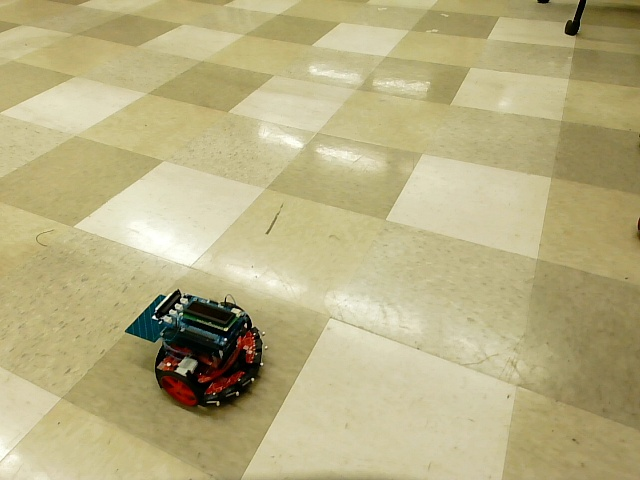
#> input picture surveyorbot/robot_tiling0.jpg, 640 x 480 px, found by its file name
$ python grid.py
#> lines starting #> are read from the running program, lines starting #| are printed output that depends on the picture; after the words box and inside, x2 and y2 are one past the last pixel; in counts of white or black regions, pixels touching at a corner belong together
import cv2 as cv
from matplotlib import pyplot as plt
import numpy as np

# TODO Currently rather ineffective with the floor tiling, instead replace with giving the corner tiles
#  some color marking to work with (probably just blue paper or something)

upper_tile = np.array([60, 50, 80])
lower_tile = np.array([0, 0, 50])

def mask_tiles(image):
    mask = cv.inRange(image, lower_tile, upper_tile)
    return mask

def sobel(src_image, kernel_size):
    grad_x = cv.Sobel(src_image, cv.CV_16S, 1, 0, ksize=kernel_size, scale=1,
                      delta=0, borderType=cv.BORDER_DEFAULT)
    grad_y = cv.Sobel(src_image, cv.CV_16S, 0, 1, ksize=kernel_size, scale=1,
                      delta=0, borderType=cv.BORDER_DEFAULT)
    abs_grad_x = cv.convertScaleAbs(grad_x)
    abs_grad_y = cv.convertScaleAbs(grad_y)

    grad = cv.addWeighted(abs_grad_x, 0.5, abs_grad_y, 0.5, 0)

    return grad

def process_image(src_image_path):
    # load the image
#> called with src_image_path = 'surveyorbot/robot_tiling0.jpg'
    src_image = cv.imread(src_image_path)
#> src_image is the input picture: shape (480, 640, 3); mean B, G, R 130.3, 175, 183.9
    masked_tiles = mask_tiles(src_image)
#> in mask_tiles, `mask = cv.inRange(image, lower_tile, upper_tile)`:
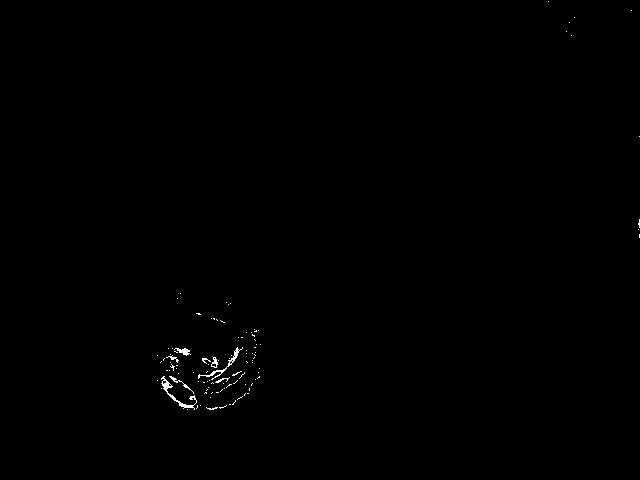
#> mask: shape (480, 640); 0.27% white in thin lines or dots, all inside (x1, y1, x2, y2) = (157, 1, 640, 410)

    # convert to RGB (otherwise when you display this image the colors will look incorrect)
    src_image = cv.cvtColor(src_image, cv.COLOR_BGR2RGB)
    # convert to grayscale before attempting corner detection
    src_gray = cv.cvtColor(src_image, cv.COLOR_BGR2GRAY)
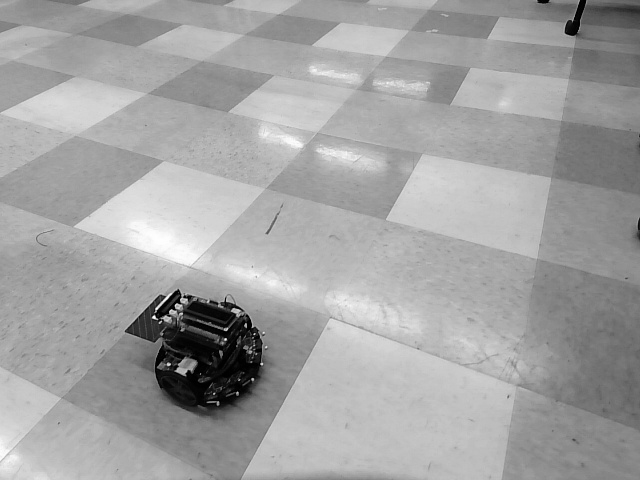
#> src_gray: shape (480, 640); min 0, max 255, mean 162.7

    # standard technique to eliminate noise
    # blur_image = cv.blur(src_gray,(3,3))
    # _, mask = cv.threshold(src_gray, 100, 255, cv.ADAPTIVE_THRESH_GAUSSIAN_C)
    # mask[mask == 0] = 1
    # mask[mask == 255] = 0
    # mask[mask == 1] = 255
    # src_gray = cv.bitwise_and(src_gray, src_gray, mask=mask)


    # strengthen the appearance of lines in the image
    sobel_image = sobel(src_gray, 3)
#> in sobel, `grad_y = cv.Sobel(src_image, cv.CV_16S, 0, 1, ksize=kernel_size, scale..`:
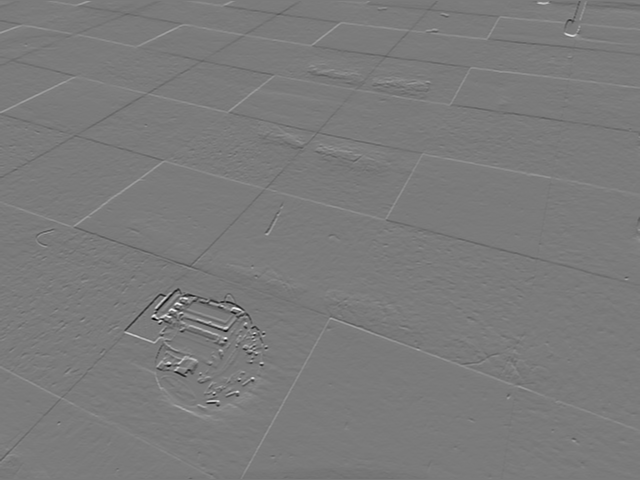
#> grad_y: shape (480, 640) int16; min -800, max 856, mean 0.3; drawn with min black and max white
#> in sobel, `grad = cv.addWeighted(abs_grad_x, 0.5, abs_grad_y, 0.5, 0)`:
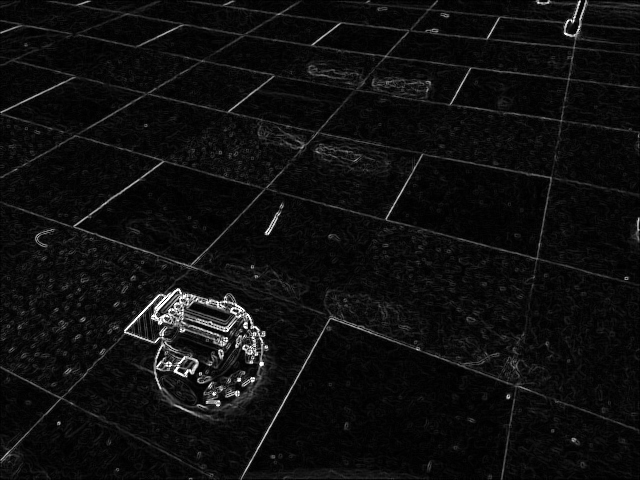
#> grad: shape (480, 640); min 0, max 255, mean 14.7

    # detect corners
    corners = cv.cornerHarris(sobel_image, 2, 3, 0.2    )
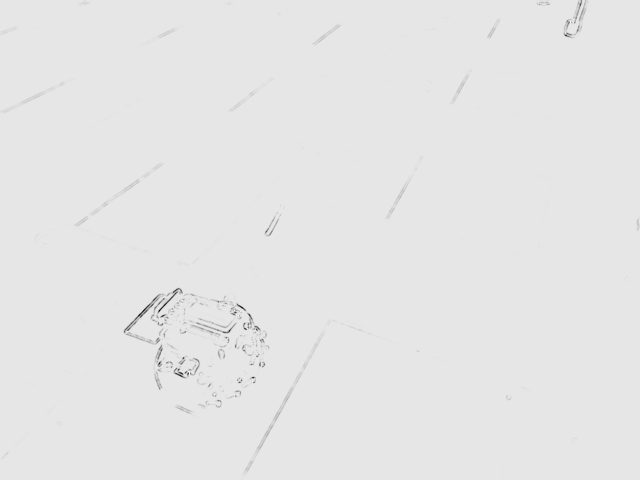
#> corners: shape (480, 640) float32; min -0.107, max 0.0113, mean -0.00031; drawn with min black and max white
    # for visualization to make corners easier to see
    corners = cv.dilate(corners, None)
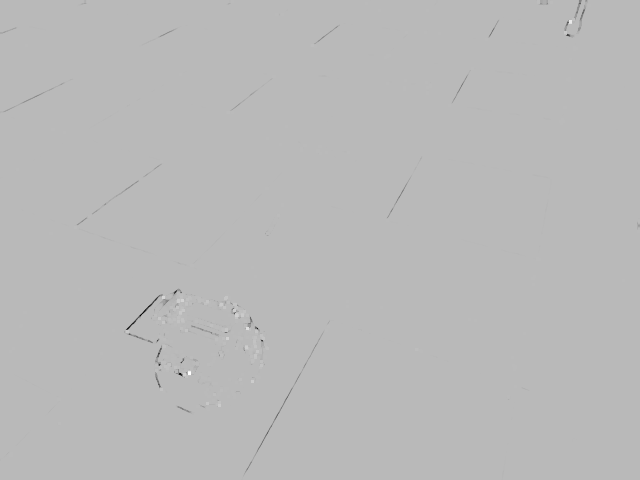
#> corners: shape (480, 640) float32; min -0.0304, max 0.0113, mean -3.07e-05; drawn with min black and max white

    # overlay on a copy of the source image
    dest_image = np.copy(src_image)
    dest_image[corners>0.01*corners.max()]=[0,0,255]
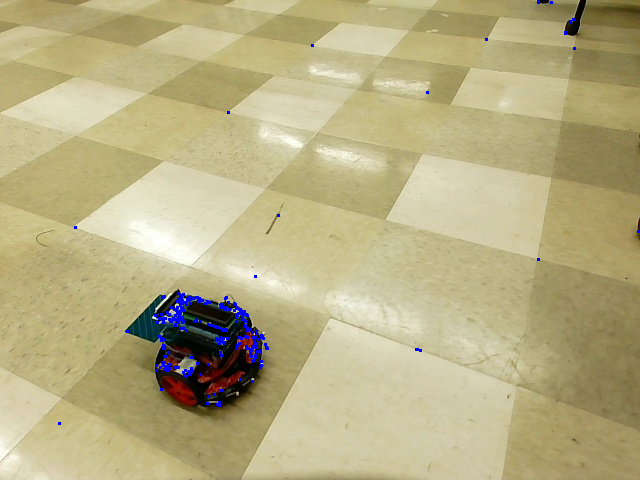
#> dest_image: shape (480, 640, 3); mean R, G, B 183.4, 174.5, 131.5
    corner_coords = np.where(corners>0.01*corners.max())
#> corner_coords = 1894 positions, rows 0 to 424, columns 58 to 639
    return dest_image, corner_coords[0], corner_coords[1]


if __name__ == "__main__":
    src_image_path = "surveyorbot/robot_tiling0.jpg"
    dest_image, corner_x, corner_y = process_image(src_image_path)
#> corner_x = 1894 values from 0 to 424; corner_y = 1894 values, max 639 at index 119, min 58 at index 1885, mean 227.1
    plt.imshow(dest_image)
    plt.show()

$ run again, with surveyorbot/robot_tiling1.jpg copied over surveyorbot/robot_tiling0.jpg
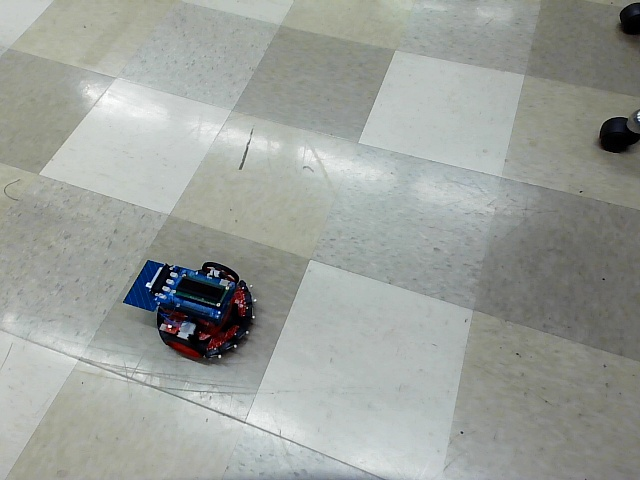
#> input picture surveyorbot/robot_tiling1.jpg, 640 x 480 px, found by its file name
#> in process_image, src_image is the input picture: shape (480, 640, 3); mean B, G, R 154.7, 159.7, 155.5
#> in mask_tiles, `mask = cv.inRange(image, lower_tile, upper_tile)`:
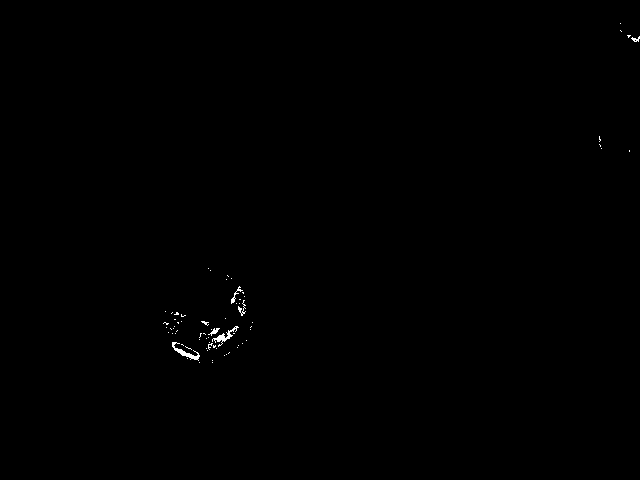
#> mask: shape (480, 640); 0.19% white in thin lines or dots, all inside (x1, y1, x2, y2) = (163, 23, 640, 363)
#> in process_image, `dest_image[corners>0.01*corners.max()]=[0,0,255]`:
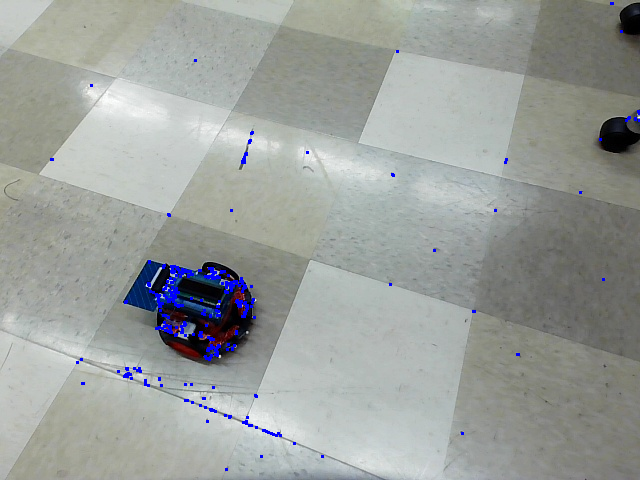
#> dest_image: shape (480, 640, 3); mean R, G, B 154.7, 158.9, 155.9
#> corner_coords = 2501 positions, rows 2 to 470, columns 50 to 639
#> corner_x = 2501 values from 2 to 470; corner_y = 2501 values, max 639 at index 50, min 50 at index 171, mean 226.3

$ run again, with surveyorbot/robot_tiling2.jpg copied over surveyorbot/robot_tiling0.jpg
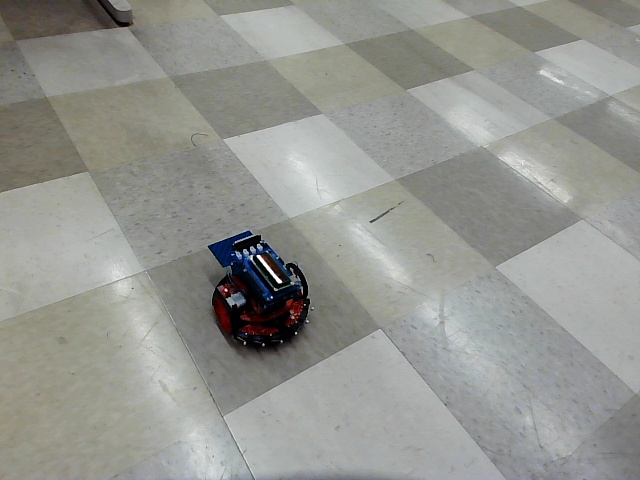
#> input picture surveyorbot/robot_tiling2.jpg, 640 x 480 px, found by its file name
#> in process_image, src_image is the input picture: shape (480, 640, 3); mean B, G, R 144.7, 149.6, 148.5
#> in mask_tiles, `mask = cv.inRange(image, lower_tile, upper_tile)`:
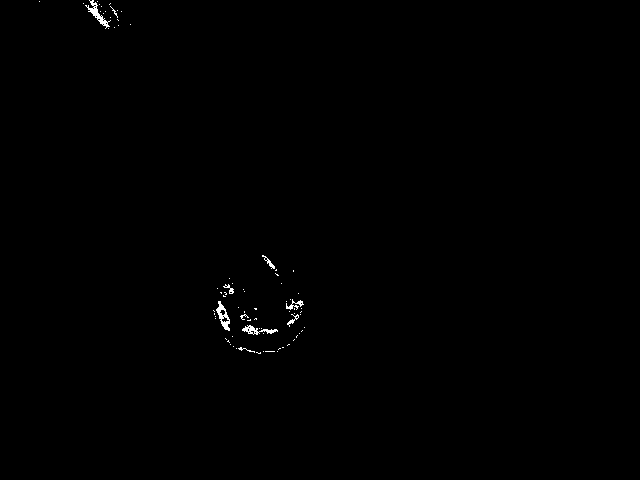
#> mask: shape (480, 640); 0.29% white in thin lines or dots, all inside (x1, y1, x2, y2) = (39, 0, 305, 354)
#> in process_image, `dest_image[corners>0.01*corners.max()]=[0,0,255]`:
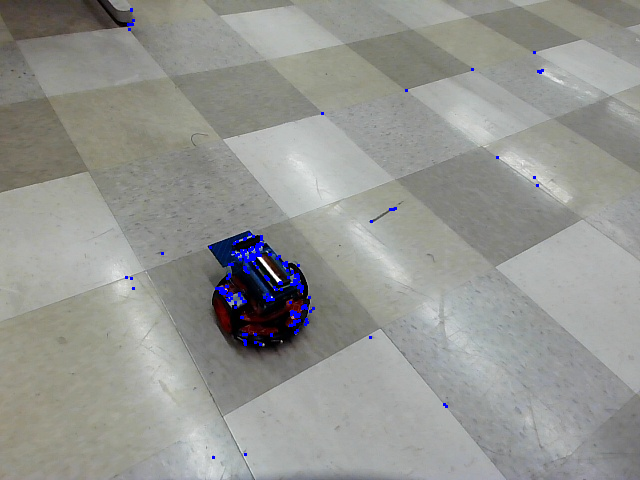
#> dest_image: shape (480, 640, 3); mean R, G, B 148.1, 149.2, 145.6
#> corner_coords = 1516 positions, rows 8 to 458, columns 125 to 543
#> corner_x = 1516 values from 8 to 458; corner_y = 1516 values, max 543 at index 68, min 125 at index 700, mean 274.5

$ run again, with surveyorbot/robot_tiling3.jpg copied over surveyorbot/robot_tiling0.jpg
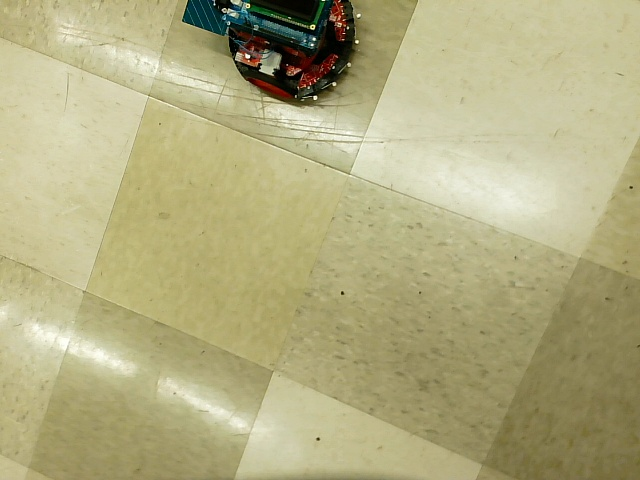
#> input picture surveyorbot/robot_tiling3.jpg, 640 x 480 px, found by its file name
#> in process_image, src_image is the input picture: shape (480, 640, 3); mean B, G, R 129.1, 172.9, 177.9
#> mask: shape (480, 640); 0.33% white in thin lines or dots, all inside (x1, y1, x2, y2) = (230, 0, 631, 440)
#> in process_image, `dest_image[corners>0.01*corners.max()]=[0,0,255]`:
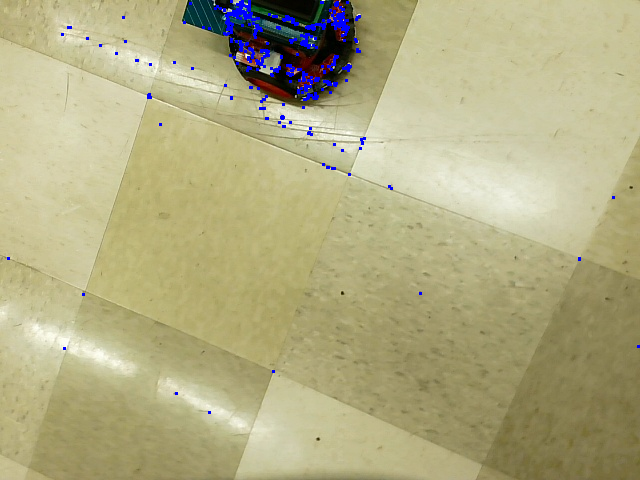
#> dest_image: shape (480, 640, 3); mean R, G, B 176.9, 172, 130.9
#> corner_coords = 3017 positions, rows 0 to 413, columns 7 to 639
#> corner_x = 3017 values from 0 to 413; corner_y = 3017 values, max 639 at index 2974, min 7 at index 2933, mean 282.5
